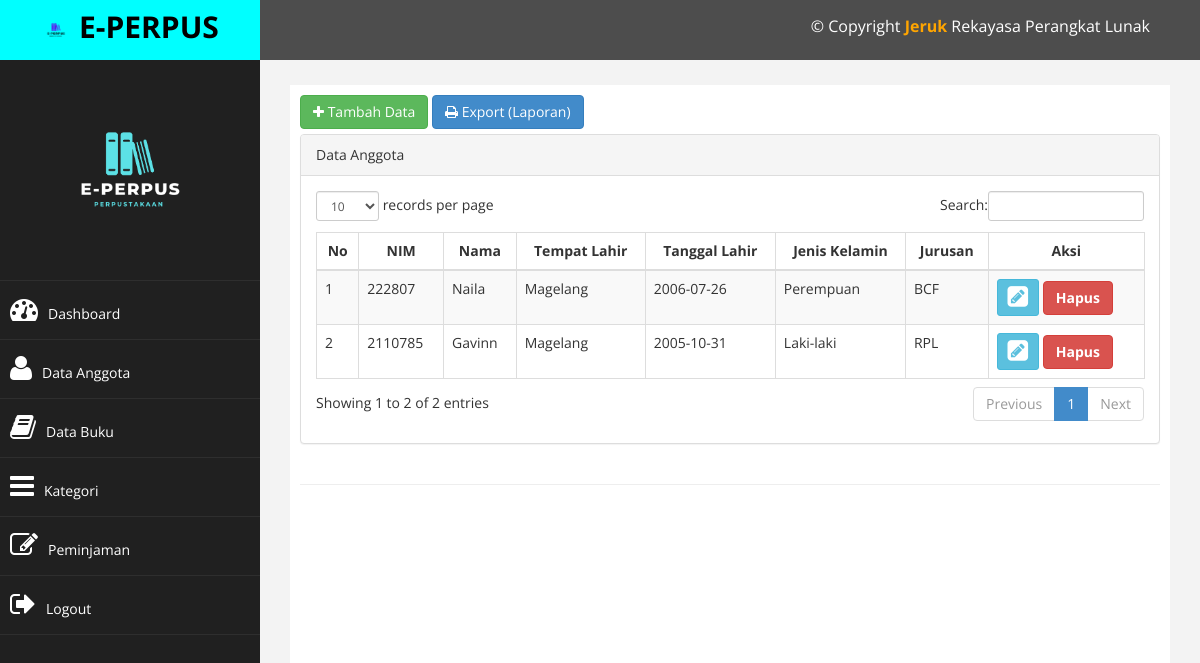
/index.php?page=anggota (signed in), run on the app's committed database.
### tables this page shows
CREATE TABLE `tb_anggota` (
  `nim` int(11) NOT NULL,
  `nama` varchar(250) NOT NULL,
  `tempat_lahir` varchar(100) NOT NULL,
  `tgl_lahir` date NOT NULL,
  `jk` enum('L','P') NOT NULL,
  `prodi` varchar(75) NOT NULL
);

### page/anggota/anggota.php (the view)
<a href="?page=anggota&aksi=tambah" class="btn btn-success" style="margin-bottom: 5px;"><i class="fa fa-plus"></i> Tambah Data</a>
<a href="./laporan/laporan-anggota-excel.php" target="blank" class="btn btn-primary" style="margin-bottom: 5px;"><i class="fa fa-print"></i> Export (Laporan)</a>
<div class="row">
    <div class="col-md-12">
        <div class="panel panel-default">
            <div class="panel-heading">
                Data Anggota
            </div>
            <div class="panel-body">
                <div class="table-responsive">
                    <table class="table table-striped table-bordered table-hover" id="dataTables-example">
                        <thead>
                            <tr>
                                <th>No</th>
                                <th>NIM</th>
                                <th>Nama</th>
                                <th>Tempat Lahir</th>
                                <th>Tanggal Lahir</th>
                                <th>Jenis Kelamin</th>
                                <th>Jurusan</th>
                                <th>Aksi</th>
                            </tr>
                        </thead>
                        <tbody>
                            <?php
                            $no = 1;
                            $sql = $conn->query("SELECT * FROM tb_anggota");
                            while ($data = $sql->fetch_assoc()) {
                                $jk = ($data['jk']=='L')?"Laki-laki":"Perempuan";
                            ?>
                                <tr>
                                    <td><?php echo $no++ ?></td>
                                    <td><?php echo $data['nim'] ?></td>
                                    <td><?php echo $data['nama'] ?></td>
                                    <td><?php echo $data['tempat_lahir'] ?></td>
                                    <td><?php echo $data['tgl_lahir'] ?></td>
                                    <td><?php echo $jk; ?></td>
                                    <td><?php echo $data['prodi'] ?></td>
                                    <td>
                                        <a href="?page=anggota&aksi=ubah&nim=<?php echo $data['nim']; ?>" class="btn btn-info btn-sm"><i class="fa fa-pencil-square fa-2x"></i></a>
                                        <a onclick="return confirm('Apakah kamu yakin ingin menghapus data ini?')" href="?page=anggota&aksi=hapus&nim=<?php echo $data['nim']; ?>" class="btn btn-danger "><b>Hapus</b></a>
                                    </td>
                                </tr>
                            <?php } ?>
                        </tbody>
                    </table>
                </div>
            </div>
        </div>
    </div>
</div>

### index.php (shortened to what this page needs)
<?php
$conn = mysqli_connect('localhost', 'root', '', 'perpus') or die('database tidak terhubung!');
if($_SESSION['admin'] || $_SESSION['user']) {
?>
<!DOCTYPE html>
<html xmlns="http://www.w3.org/1999/xhtml">
<head>
    <link href="assets/css/bootstrap.css" rel="stylesheet" />
    <link href="assets/css/font-awesome.css" rel="stylesheet" />
    <link href="assets/css/custom.css" rel="stylesheet" />
    <link href="assets/js/dataTables/dataTables.bootstrap.css" rel="stylesheet" />
</head>
<body>
    <div id="wrapper">
        <nav class="navbar navbar-default navbar-cls-top " role="navigation" style="margin-bottom: 0">
            <div class="navbar-header">
                <a class="navbar-brand" style="background-color: cyan; color: black;" href="index.php"><img src="assets/img/logo1.png" width="30px"> E-PERPUS</a>
            </div>
            <div style="color: white;
padding: 15px 50px 5px 50px;
float: right;
font-size: 16px;"> &copy; Copyright <b style="color: orange;">Jeruk</b> Rekayasa Perangkat Lunak </div>
        </nav>
        <nav class="navbar-default navbar-side" role="navigation">
            <div class="sidebar-collapse">
                <ul class="nav" id="main-menu">
                    <li class="text-center">
                        <img src="assets/img/logo2.png" class="user-image img-responsive" />
                    </li>
                    <li>
                        <a href="index.php"><i class="fa fa-dashboard fa-2x"></i>Dashboard</a>
                    </li>
                    <li>
                        <a href="?page=anggota"><i class="fa fa-user fa-2x"></i>Data Anggota</a>
                    </li>
                    <li>
                        <a href="?page=buku"><i class="fa fa-book fa-2x"></i>Data Buku</a>
                    </li>
                    <li>
                        <a href="?page=kategori"><i class="fa fa-bars fa-2x"></i>Kategori</a>
                    </li>
                    <li>
                        <a href="?page=transaksi"><i class="fa fa-edit fa-2x"></i>Peminjaman</a>
                    </li>
                    <li>
                        <a href="logout.php"><i class="fa fa-sign-out fa-2x"></i>Logout</a>
                    </li>
                </ul>
            </div>
        </nav>
        <div id="page-wrapper">
            <div id="page-inner">
                <div class="row">
                    <div class="col-md-12">
                        <?php
                        $page = $_GET['page'];
                        $aksi = $_GET['aksi'];
                        if ($page == "buku") {
                            if ($aksi == "") {
                                include "page/buku/buku.php";
                            }elseif ($aksi== "tambah") {
                                include "page/buku/tambah.php";
                            }elseif ($aksi== "ubah") {
                                include "page/buku/ubah.php";
                            }elseif ($aksi== "hapus") {
                                include "page/buku/hapus.php";
                            }
                        } elseif ($page == "anggota") {
                            if ($aksi == "") {
                                include "page/anggota/anggota.php";
                            }elseif ($aksi== "tambah") {
                                include "page/anggota/tambah.php";
                            }elseif ($aksi== "ubah") {
                                include "page/anggota/ubah.php";
                            }elseif ($aksi== "hapus") {
                                include "page/anggota/hapus.php";
                            }
                        }elseif($page==""){
                            include "home.php";
                        }
                        ?>
                    </div>
                </div>
                <hr />
            </div>
        </div>
    </div>
</body>
</html>
<?php
    }else{
        header("location:login.php");
    }
?>

### assets/css/custom.css (style rules this page uses)
body { font-family: 'Open Sans', sans-serif; }
th { text-align: center; }
#wrapper { width: 100%; background:#202020; }
#page-wrapper { padding: 15px 15px; min-height: 600px; background:#F3F3F3; }
#page-inner { width:100%; margin:10px 20px 10px 0px; background-color:#fff!important; padding:10px; min-height:1200px; }
.text-center { text-align:center; }
.user-image { margin: 25px auto; -webkit-border-radius: 10px; -moz-border-radius: 10px; border-radius: 10px; max-height:170px; max-width:170px; }
.navbar-cls-top .navbar-brand { color: #fff; background: #8401ffe3; width: 260px; text-align: center; height: 60px; font-size: 30px; font-weight: 700; }
.sidebar-collapse , .sidebar-collapse .nav { background:none; }
.sidebar-collapse .nav { padding:0; }
.sidebar-collapse .nav > li > a { color:#fff; background:#202020; text-shadow:none; }
.sidebar-collapse > .nav > li > a { padding:15px 10px; }
.sidebar-collapse > .nav > li { border-bottom: 1px solid rgba(107, 108, 109, 0.19); }
.navbar-side { border:none; background-color: #202020; }
.navbar-cls-top { background:#4D4D4D; border-bottom:none; }
.navbar-default { border:0px solid black; }
.navbar-header { background: #8401ffe3; }
.nav > li > a > i { margin-right:10px; }
@media (min-width:768px) { #page-wrapper { margin: 0 0 0 260px; padding: 15px 30px; min-height: 1200px; } }
@media (min-width:768px) { .navbar-side { z-index: 1; position: absolute; width: 260px; } }
@media (min-width:768px) { .navbar { border-radius: 0px; } }

### data on the page
tb_anggota: nim "222807", nama "Naila", tempat_lahir "Magelang", tgl_lahir "2006-07-26", jk "Perempuan", prodi "BCF"
tb_anggota: nim "2110785", nama "Gavinn", tempat_lahir "Magelang", tgl_lahir "2005-10-31", jk "Laki-laki", prodi "RPL"
